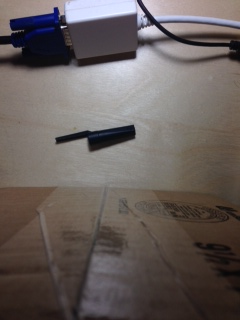
#> input picture process/week1/ref1.png, 240 x 320 px
$ python skit.py   (Python 2 division)
#> lines starting #> are read from the running program, lines starting #| are printed output that depends on the picture
import matplotlib.pyplot as plt
import numpy as np
import Image
from skimage import data
from skimage.data import camera, coins
from skimage import filter
import skimage.io as io
from skimage.measure import structural_similarity as ssim


'''
mean square error
'''
def mse(x, y):
    return np.linalg.norm(x - y)


#get first reference image
refImage1 = Image.open("ref1.png")
#> refImage1 is the input picture: PIL image 240x320 RGB; mean R, G, B 103.5, 95, 92.4
#convert to grayscale
refImage1 = refImage1.convert("L")
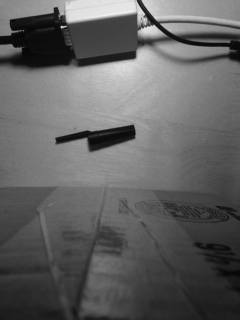
#> refImage1: PIL image 240x320 L; min 3, max 244, mean 97.2
refImage1.load()
refImage1NPArray = np.asarray(refImage1, dtype=np.float64)

#second reference image
refImage2 = Image.open("ref2.png")
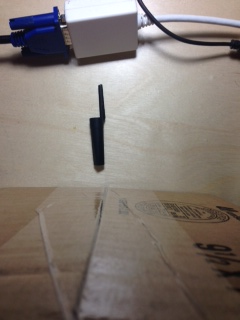
#> input picture process/week1/ref2.png, 240 x 320 px
#> refImage2 is the input picture: PIL image 240x320 RGB; mean R, G, B 130.6, 121.2, 114.8
#convert to grayscale
refImage2 = refImage2.convert("L")
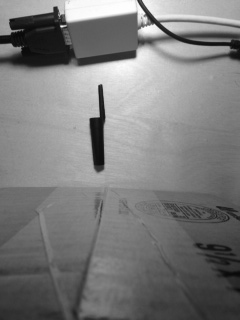
#> refImage2: PIL image 240x320 L; min 7, max 254, mean 123.3
refImage2.load()
refImage2NPArray = np.asarray(refImage2, dtype=np.float64)

#first test image
testImage1 = Image.open("test1.png")
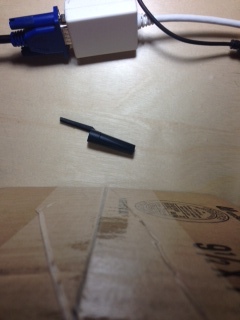
#> input picture process/week1/test1.png, 240 x 320 px
#> testImage1 is the input picture: PIL image 240x320 RGB; mean R, G, B 129.6, 120.4, 114.6
#convert to grayscale
testImage1 = testImage1.convert("L")
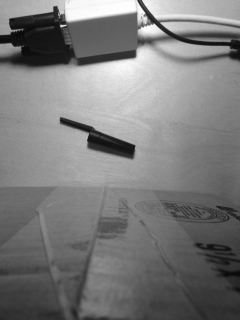
#> testImage1: PIL image 240x320 L; min 8, max 255, mean 122.5
testImage1.load()
testImage1NPArray = np.asarray(testImage1, dtype=np.float64)

#second test image
testImage2 = Image.open("test2.png")
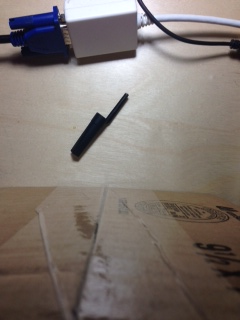
#> input picture process/week1/test2.png, 240 x 320 px
#> testImage2 is the input picture: PIL image 240x320 RGB; mean R, G, B 127.1, 117.8, 112.5
#convert to grayscale
testImage2 = testImage2.convert("L")
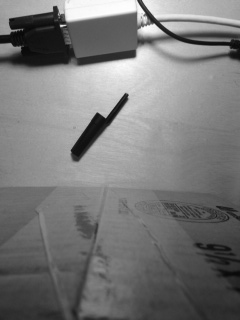
#> testImage2: PIL image 240x320 L; min 7, max 254, mean 120
testImage2.load()
testImage2NPArray = np.asarray(testImage2, dtype=np.float64)

#similarity scores
mse_test1_ref1 = mse(refImage1NPArray, testImage1NPArray)
#> mse_test1_ref1 = 8845.6
mse_test1_ref2 = mse(refImage2NPArray, testImage1NPArray)
#> mse_test1_ref2 = 5422.4
mse_test2_ref1 = mse(refImage1NPArray, testImage2NPArray)
#> mse_test2_ref1 = 9032
mse_test2_ref2 = mse(refImage2NPArray, testImage2NPArray)
#> mse_test2_ref2 = 5482.5


ssim_test1_ref1 = ssim(refImage1NPArray, testImage1NPArray)
#> ssim_test1_ref1 = 0.674
ssim_test1_ref2 = ssim(refImage2NPArray, testImage1NPArray)
#> ssim_test1_ref2 = 0.818
ssim_test2_ref1 = ssim(refImage1NPArray, testImage2NPArray)
#> ssim_test2_ref1 = 0.643
ssim_test2_ref2 = ssim(refImage2NPArray, testImage2NPArray)
#> ssim_test2_ref2 = 0.799


fig, (ax0, ax1, ax2, ax3) = plt.subplots(ncols=4)
print ax0
print ax1
print ax2
print ax3

label = 's1: %.2f, s2: %.2f'
#get it on the plot
ax0.imshow(refImage1NPArray, cmap=plt.cm.gray)
ax1.imshow(refImage2NPArray, cmap=plt.cm.gray)
ax2.imshow(testImage1NPArray, cmap=plt.cm.gray)
ax2.set_xlabel(label % (ssim_test1_ref1, ssim_test1_ref2))
ax3.imshow(testImage2NPArray, cmap=plt.cm.gray)
ax3.set_xlabel(label % (ssim_test2_ref1, ssim_test2_ref2))
#display plot

plt.show()


'''
image = Image.open("ref1.png")
image = image.convert("L")
image.load()
imgd = np.asarray(image, dtype=np.float64)
print imgd
io.imshow(imgd)
print image.format, image.size, image.mode
print imgd.shape


coinsimg = data.coins()
print coinsimg.shape
image = np.fromfile("test1.png", dtype=np.int64)
print image.shape

#image = camera()
edge_roberts = filter.canny(imgd)
edge_sobel = filter.roberts(imgd)
#edge_sobel = filter.threshold_otsu(coinsimg)
#io.imshow(image)
fig, (ax0, ax1) = plt.subplots(ncols=2)
print ax0
print ax1

ax0.imshow(edge_roberts, cmap=plt.cm.gray)
ax0.set_title('Roberts Edge Detection')
ax0.axis('off')

ax1.imshow(edge_sobel, cmap=plt.cm.gray)
ax1.set_title('Sobel Edge Detection')
ax1.axis('off')

plt.show()

'''
